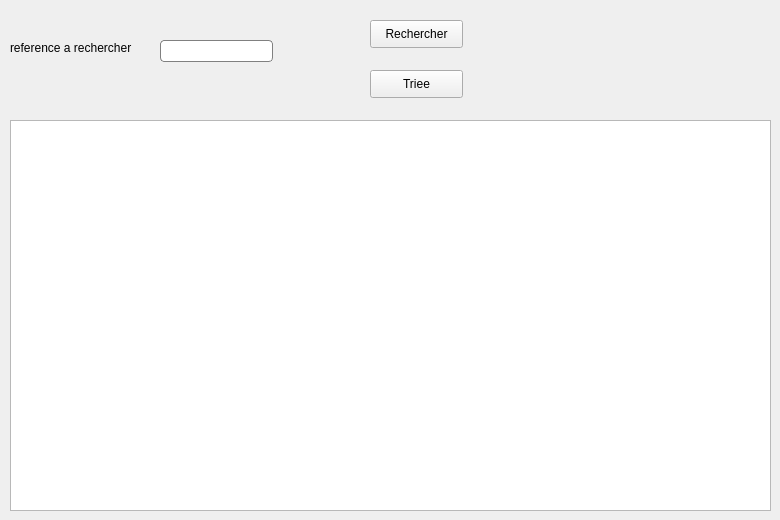
        <widget class="QWidget" name="tab_20">
         <attribute name="title">
          <string>Afficher billets</string>
         </attribute>
         <widget class="QTableView" name="tabbillet">
          <property name="geometry">
           <rect>
            <x>10</x>
            <y>120</y>
            <width>761</width>
            <height>391</height>
           </rect>
          </property>
         </widget>
         <widget class="QLabel" name="label_43">
          <property name="geometry">
           <rect>
            <x>10</x>
            <y>40</y>
            <width>141</width>
            <height>16</height>
           </rect>
          </property>
          <property name="text">
           <string>reference a rechercher</string>
          </property>
         </widget>
         <widget class="QLineEdit" name="ref_cher">
          <property name="geometry">
           <rect>
            <x>160</x>
            <y>40</y>
            <width>113</width>
            <height>22</height>
           </rect>
          </property>
          <property name="styleSheet">
           <string notr="true">QLineEdit {
padding: 1px;
border-style: solid;
border: 1px solid grey;
background:white;
border-radius: 4px;
}</string>
          </property>
         </widget>
         <widget class="QPushButton" name="rech_billet">
          <property name="geometry">
           <rect>
            <x>370</x>
            <y>20</y>
            <width>93</width>
            <height>28</height>
           </rect>
          </property>
          <property name="text">
           <string>Rechercher</string>
          </property>
         </widget>
         <widget class="QPushButton" name="triee_billet">
          <property name="geometry">
           <rect>
            <x>370</x>
            <y>70</y>
            <width>93</width>
            <height>28</height>
           </rect>
          </property>
          <property name="text">
           <string>Triee</string>
          </property>
         </widget>
        </widget>
